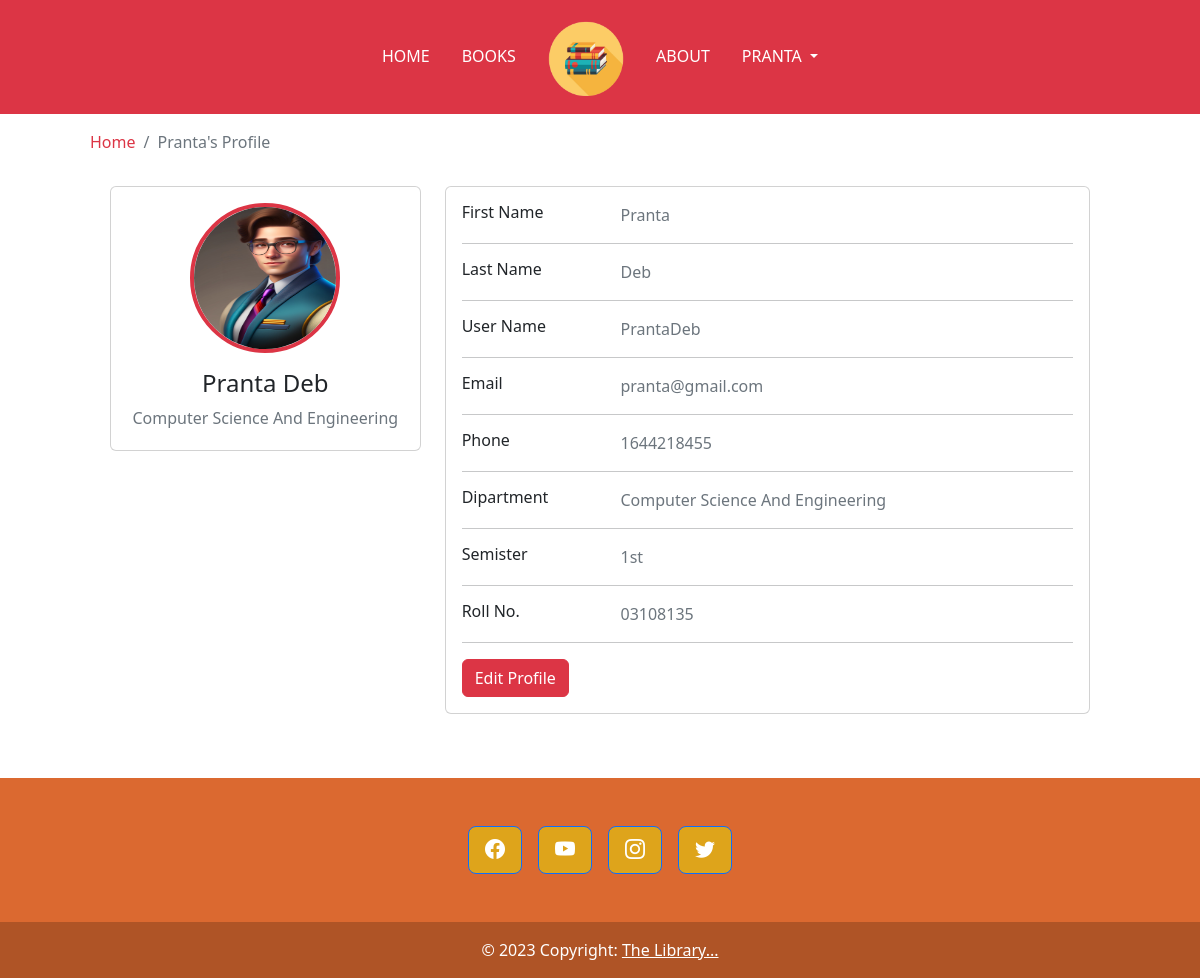
/profile.php (signed in), run on the app's committed database.
### tables this page shows
CREATE TABLE `users` (
  `id` int(11) NOT NULL,
  `first-name` text NOT NULL,
  `last-name` text NOT NULL,
  `username` varchar(128) NOT NULL,
  `email` varchar(128) NOT NULL,
  `password` varchar(512) NOT NULL,
  `phone` int(11) NOT NULL,
  `dipartment` varchar(128) NOT NULL,
  `semister` varchar(120) NOT NULL,
  `roll` varchar(128) NOT NULL,
  `image` varchar(128) DEFAULT NULL,
  `role` set('admin','students') NOT NULL DEFAULT 'students',
  `created_time` timestamp NOT NULL DEFAULT current_timestamp()
);

### profile.php (the view, shortened to what this page needs)
<?php
if (isset($_SESSION['userid'])) {
    require "Include/databaseConn.php";
    $id = $_SESSION['userid'];
    $q = "SELECT * FROM users WHERE id='" . $id . "' limit 1";
    $r = $conn->query($q);
    $row = $r->fetch_assoc();
} else {
    header("Location: index.php");
};
?>
<!DOCTYPE html>
<html lang="en">
<head>
    <link rel="stylesheet" href="https://cdn.jsdelivr.net/npm/bootstrap-icons@1.10.5/font/bootstrap-icons.css">
    <link rel="stylesheet" href="Assets/Css/bootstrap.min.css">
    <link rel="stylesheet" href="Assets/Css/style.css">
</head>
<body>
    <?php include "Templete/navbar.php"; ?>
    <div class="container">
        <div class="main-body mx-5 mt-3 mb-5">
            <nav aria-label="breadcrumb" class="main-breadcrumb">
                <ol class="breadcrumb">
                    <li class="breadcrumb-item"><a href="index.php" class="text-decoration-none text-danger">Home</a></li>
                    <li class="breadcrumb-item active" aria-current="page"><?= $row['first-name'] ?>'s Profile</li>
                </ol>
            </nav>
            <div class="row gutters-sm m-2">
                <div class="col-md-4 mb-3">
                    <div class="card">
                        <div class="card-body">
                            <div class="d-flex flex-column align-items-center text-center">
                                <img src="Assets/Images/<?=$row['image']??"avatarusers.png"?>" alt="Admin" class="rounded-circle border border-4 border-danger" width="150" height="150">
                                <div class="mt-3">
                                    <h4><?= $row['first-name'] ?> <?= $row['last-name'] ?></h4>
                                    <p class="text-secondary mb-1"><?= $row['dipartment'] ?></p>
                                </div>
                            </div>
                        </div>
                    </div>
                </div>
                <div class="col-md-8">
                    <div class="card mb-3">
                        <div class="card-body">
                            <div class="row">
                                <div class="col-sm-3">
                                    <h6 class="mb-0">First Name</h6>
                                </div>
                                <div class="col-sm-9 text-secondary">
                                    <?= $row['first-name'] ?>
                                </div>
                            </div>
                            <hr>
                            <div class="row">
                                <div class="col-sm-3">
                                    <h6 class="mb-0">Last Name</h6>
                                </div>
                                <div class="col-sm-9 text-secondary">
                                    <?= $row['last-name'] ?>
                                </div>
                            </div>
                            <hr>
                            <div class="row">
                                <div class="col-sm-3">
                                    <h6 class="mb-0">User Name</h6>
                                </div>
                                <div class="col-sm-9 text-secondary">
                                    <?= $row['username'] ?>
                                </div>
                            </div>
                            <hr>
                            <div class="row">
                                <div class="col-sm-3">
                                    <h6 class="mb-0">Email</h6>
                                </div>
                                <div class="col-sm-9 text-secondary">
                                    <?= $row['email'] ?>
                                </div>
                            </div>
                            <hr>
                            <div class="row">
                                <div class="col-sm-3">
                                    <h6 class="mb-0">Phone</h6>
                                </div>
                                <div class="col-sm-9 text-secondary">
                                    <?= $row['phone'] ?>
                                </div>
                            </div>
                            <hr>
                            <div class="row">
                                <div class="col-sm-3">
                                    <h6 class="mb-0">Dipartment</h6>
                                </div>
                                <div class="col-sm-9 text-secondary">
                                    <?= $row['dipartment'] ?>
                                </div>
                            </div>
                            <hr>
                            <div class="row">
                                <div class="col-sm-3">
                                    <h6 class="mb-0">Semister</h6>
                                </div>
                                <div class="col-sm-9 text-secondary">
                                    <?= $row['semister'] ?>
                                </div>
                            </div>
                            <hr>
                            <div class="row">
                                <div class="col-sm-3">
                                    <h6 class="mb-0">Roll No.</h6>
                                </div>
                                <div class="col-sm-9 text-secondary">
                                    <?= $row['roll'] ?>
                                </div>
                            </div>
                            <hr>
                            <div class="row">
                                <div class="col-sm-12">
                                    <a class="btn btn-danger" href="Include/editprofile.php">Edit Profile</a>
                                </div>
                            </div>
                        </div>
                    </div>
                </div>
            </div>
        </div>
    </div>
    <?php include "Templete/footer.php"; ?>
</body>
</html>

### data on the page
users: value "Pranta", image (picture), value "Deb", dipartment "Computer Science And Engineering", username "PrantaDeb", email "pranta@gmail.com", phone "1644218455", semister "1st", roll "03108135"

### other printed values
$_SESSION['firstname'] "PRANTA"
